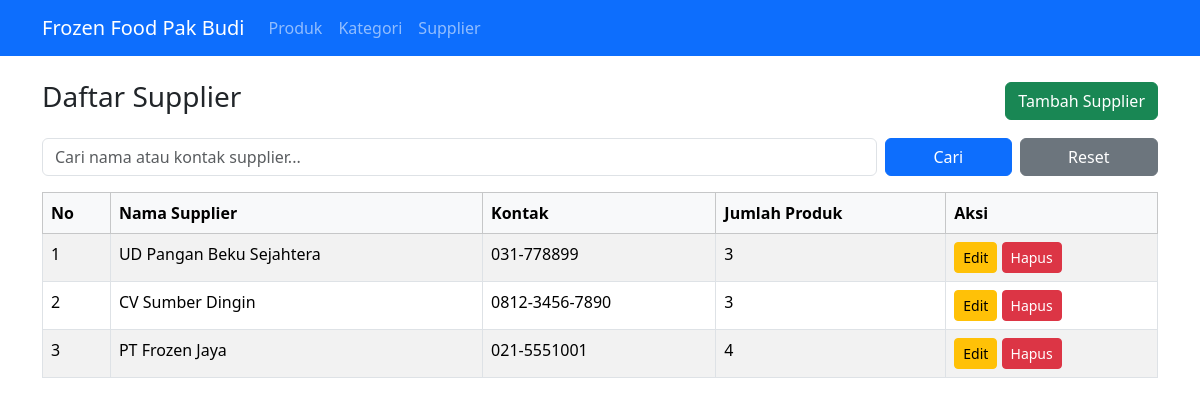
Screenshot of /supplier.php with the database file from the repository.
### tables this page shows
CREATE TABLE suppliers (
    id INT AUTO_INCREMENT PRIMARY KEY,
    supplier_name VARCHAR(100) NOT NULL,
    contact VARCHAR(50) DEFAULT NULL
);

### supplier.php (the view, shortened to what this page needs)
<?php
require_once 'config.php';
require_once 'header.php';
$search = isset($_GET['search']) && is_scalar($_GET['search']) ? trim((string)$_GET['search']) : '';
$sql = "SELECT s.*, COUNT(p.id) AS product_count
        FROM suppliers s
        LEFT JOIN products p ON p.supplier_id = s.id";
$params = [];
$sql .= " GROUP BY s.id ORDER BY s.id DESC";
$stmt = $pdo->prepare($sql);
$stmt->execute($params);
$list = $stmt->fetchAll();
?>
<div class="d-flex justify-content-between align-items-center mb-3">
    <h3>Daftar Supplier</h3>
    <a href="supplier_form.php" class="btn btn-success">Tambah Supplier</a>
</div>
<form method="get" class="row g-2 mb-3">
    <div class="col-md-9">
        <input type="search" id="search" name="search" class="form-control" placeholder="Cari nama atau kontak supplier..." value="<?php echo e($search); ?>">
    </div>
    <div class="col-md-3 d-flex gap-2">
        <button type="submit" class="btn btn-primary flex-fill">Cari</button>
        <a href="supplier.php" class="btn btn-secondary flex-fill">Reset</a>
    </div>
</form>
<div class="table-responsive">
<table class="table table-bordered table-striped">
    <thead class="table-light">
        <tr><th>No</th><th>Nama Supplier</th><th>Kontak</th><th>Jumlah Produk</th><th>Aksi</th></tr>
    </thead>
    <tbody>
    <?php if (count($list) === 0): ?>
        <tr><td colspan="5" class="text-center"><?php echo $search !== '' ? 'Tidak ada supplier yang cocok dengan pencarian ini.' : 'Belum ada data supplier.'; ?></td></tr>
    <?php else: $no=1; foreach ($list as $row): ?>
        <tr>
            <td><?php echo $no++; ?></td>
            <td><?php echo e($row['supplier_name']); ?></td>
            <td><?php echo e($row['contact']); ?></td>
            <td><?php echo e($row['product_count']); ?></td>
            <td>
                <a href="supplier_form.php?id=<?php echo e($row['id']); ?>" class="btn btn-sm btn-warning">Edit</a>
                <a href="supplier_hapus.php?id=<?php echo e($row['id']); ?>" class="btn btn-sm btn-danger" onclick="return confirm('Yakin ingin menghapus supplier ini?');">Hapus</a>
            </td>
        </tr>
    <?php endforeach; endif; ?>
    </tbody>
</table>
</div>
<?php require_once 'footer.php'; ?>

### rows the page displays
suppliers: supplier_name "UD Pangan Beku Sejahtera", contact "031-778899", product_count "3"
suppliers: supplier_name "CV Sumber Dingin", contact "0812-3456-7890", product_count "3"
suppliers: supplier_name "PT Frozen Jaya", contact "021-5551001", product_count "4"
